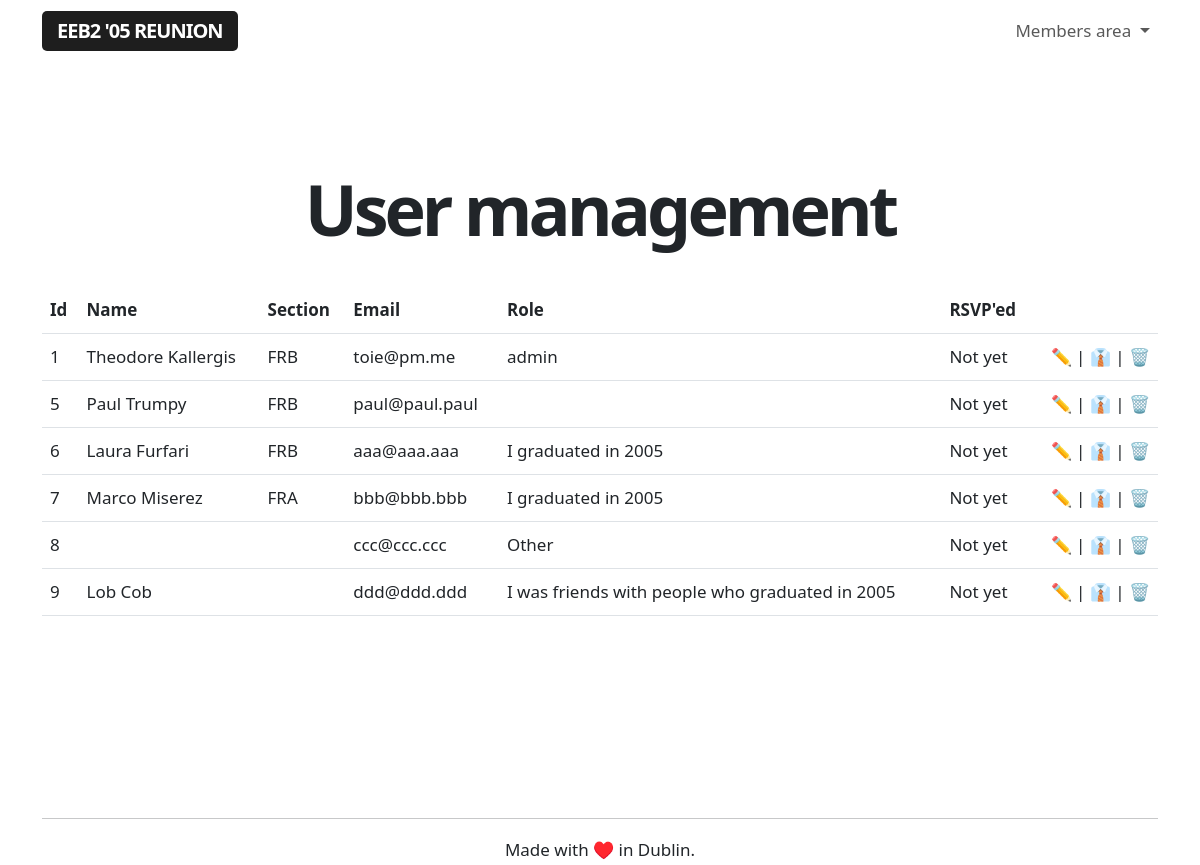
Before: /admin/users (signed in) with the older database file.
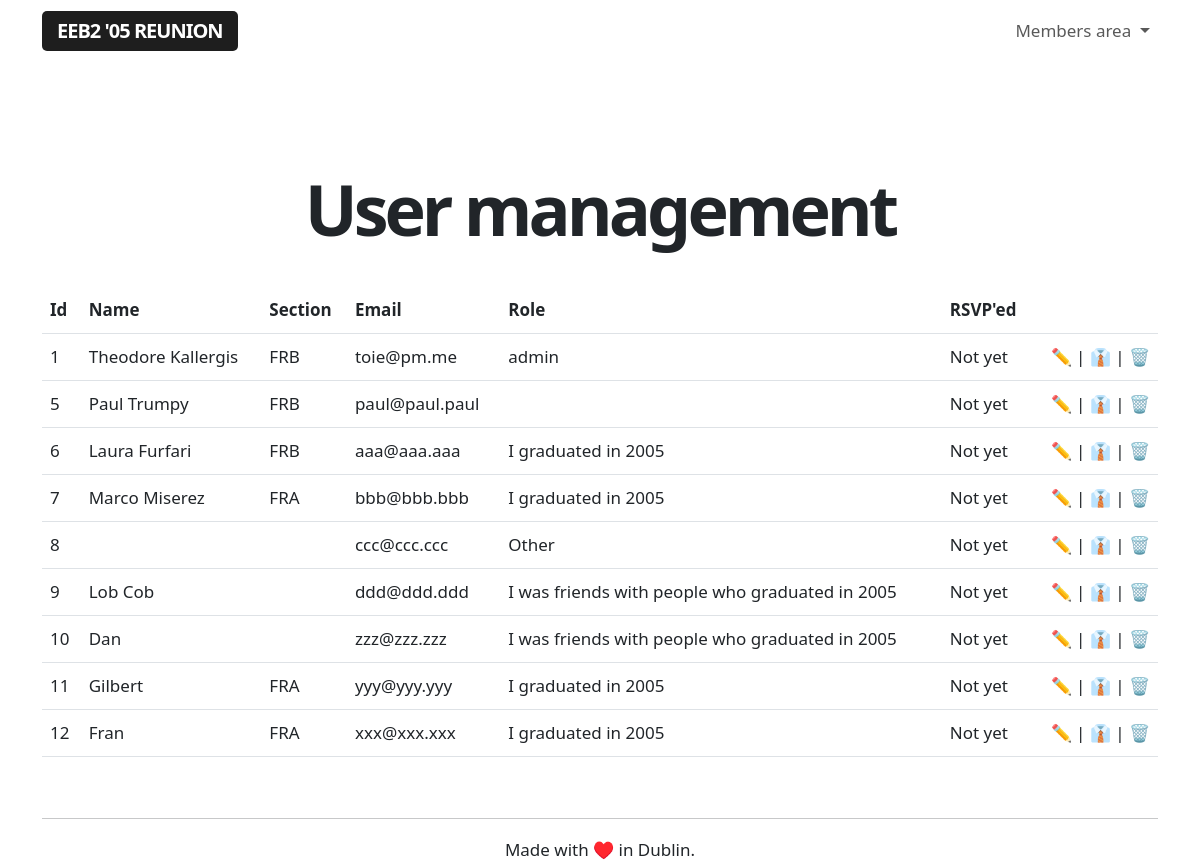
After: the same page with the newer database file.
### app/models.py (models this page shows, shortened)
class User(UserMixin, db.Model):
    id = db.Column(db.Integer, primary_key=True)
    username = db.Column(db.String(64), index=True, unique=True)
    name = db.Column(db.String(64), index=True, unique=False)
    section = db.Column(db.String(64), index=True, unique=False)
    email = db.Column(db.String(120), index=True, unique=True)
    password_hash = db.Column(db.String(128))
    role = db.Column(db.String(64), index=True, unique=False)
    rsvp = db.Column(db.String(64), index=True, unique=False)
    facebook = db.Column(db.String(64), index=True, unique=False)
    twitter = db.Column(db.String(64), index=True, unique=False)
    instagram = db.Column(db.String(64), index=True, unique=False)
    linkedin = db.Column(db.String(64), index=True, unique=False)
    snapchat = db.Column(db.String(64), index=True, unique=False)
    reddit = db.Column(db.String(64), index=True, unique=False)
    mastodon = db.Column(db.String(64), index=True, unique=False)
    tiktok = db.Column(db.String(64), index=True, unique=False)

### app/routes.py (the view)
@app.route('/admin/users', methods=['GET'])
@login_required
def adminusermanagement():
    if current_user.role == 'admin':
        users = User.query.order_by(User.id.asc())
    else:
        flash('This is a restricted area.')
        return redirect(url_for('index'))
    return render_template("user_management.html", title='User management',
        users=users)

### app/models.py (called while the page is built)
@login.user_loader
def load_user(id):
    return User.query.get(int(id))

### app/templates/user_management.html
{% extends "base.html" %}
{% block content %}
<div class="title">
    <h1>User management</h1>
</div>
<br>
<br>
<table class="table">
    <tr>
        <th>Id</th>
        <th>Name</th>
        <th>Section</th>
        <th>Email</th>
        <th>Role</th>
        <th>RSVP'ed</th>
        <th></th>
    </tr>
{% for user in users %}
    {% include '_users.html' %}
{% endfor %}
</table>
{% endblock %}

### app/templates/_users.html
<tr>
    <td>{{ user.id }}</td>
    <td>{{ user.name }}</td>
    <td>{{ user.section }}</td>
    <td>{{ user.email }}</td>
    <td>{{ user.role }}</td>
    <td>{{ user.rsvp }}</td>
        <td class="aligniconsright"><a class="nolinkdecoration" href="#">✏️</a> | <a class="nolinkdecoration" href="{{ url_for('toggleadmin', userid = user.id) }}">👔</a> | <a class="nolinkdecoration" href="{{ url_for('delete_user', userid=user.id) }}">🗑️</a></td>
</tr>

Changed rows visible on the page:
added User: id "10", name "Dan", email "zzz@zzz.zzz", role "I was friends with people who graduated in 2005", rsvp "Not yet"
added User: id "11", name "Gilbert", section "FRA", email "yyy@yyy.yyy", role "I graduated in 2005", rsvp "Not yet"
added User: id "12", name "Fran", section "FRA", email "xxx@xxx.xxx", role "I graduated in 2005", rsvp "Not yet"
